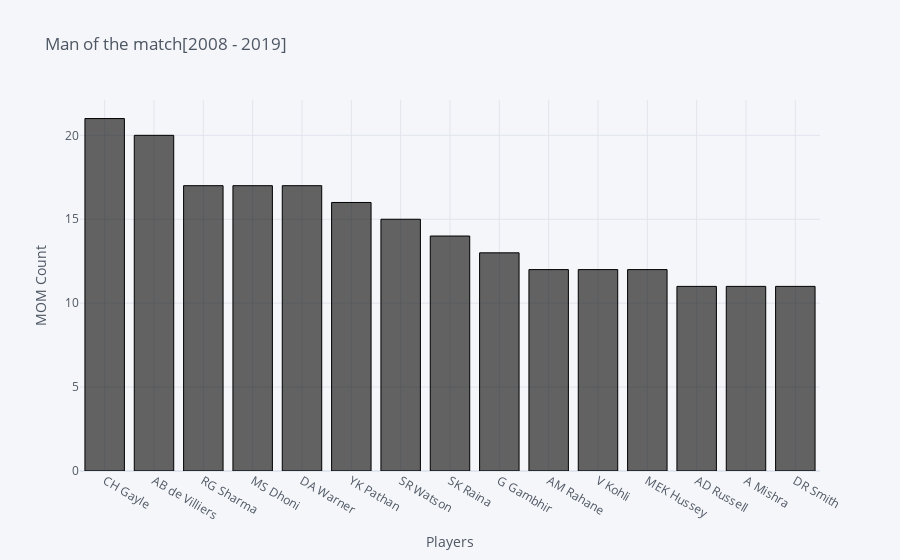

Here is the notebook cell this chart was saved with:
### Code cell
mom_df.iplot(kind = 'bar' , x = 'Players' , y = 'MOM Count' , title = 'Man of the match[2008 - 2019]' , xTitle = 'Players' , yTitle = 'MOM Count',colors='black')

### Figure 1 — Plotly figure (JSON) as saved in the notebook; plotly's stock layout.template omitted (floating-point values rounded to 4 significant figures)
{"data": [{"marker": {"color": "rgba(0, 0, 0, 0.6)", "line": {"color": "rgba(0, 0, 0, 1.0)", "width": 1}}, "name": "MOM Count", "orientation": "v", "text": "", "type": "bar", "x": ["CH Gayle", "AB de Villiers", "RG Sharma", "MS Dhoni", "DA Warner", "YK Pathan", "SR Watson", "SK Raina", "G Gambhir", "AM Rahane", "V Kohli", "MEK Hussey", "AD Russell", "A Mishra", "DR Smith"], "y": [21, 20, 17, 17, 17, 16, 15, 14, 13, 12, 12, 12, 11, 11, 11]}], "layout": {"legend": {"bgcolor": "#F5F6F9", "font": {"color": "#4D5663"}}, "paper_bgcolor": "#F5F6F9", "plot_bgcolor": "#F5F6F9", "title": {"font": {"color": "#4D5663"}, "text": "Man of the match[2008 - 2019]"}, "xaxis": {"gridcolor": "#E1E5ED", "showgrid": true, "tickfont": {"color": "#4D5663"}, "title": {"font": {"color": "#4D5663"}, "text": "Players"}, "zerolinecolor": "#E1E5ED"}, "yaxis": {"gridcolor": "#E1E5ED", "showgrid": true, "tickfont": {"color": "#4D5663"}, "title": {"font": {"color": "#4D5663"}, "text": "MOM Count"}, "zerolinecolor": "#E1E5ED"}}}
